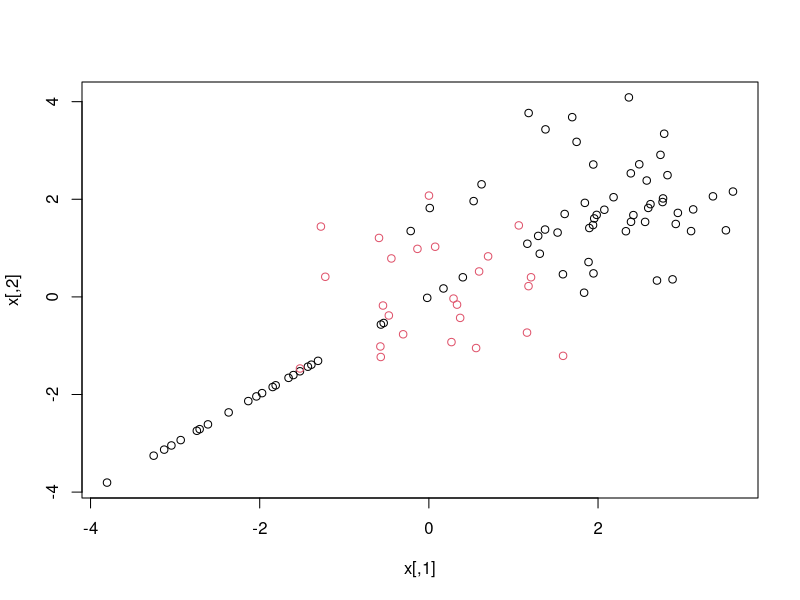
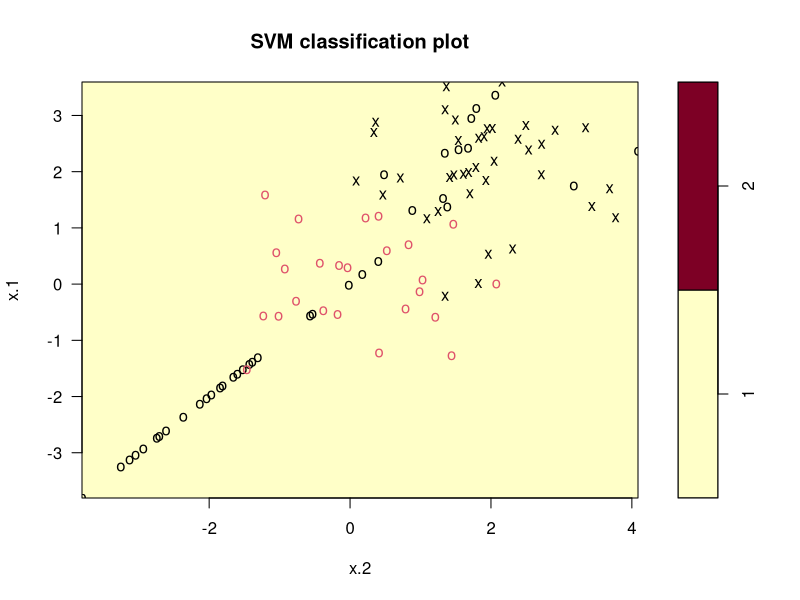
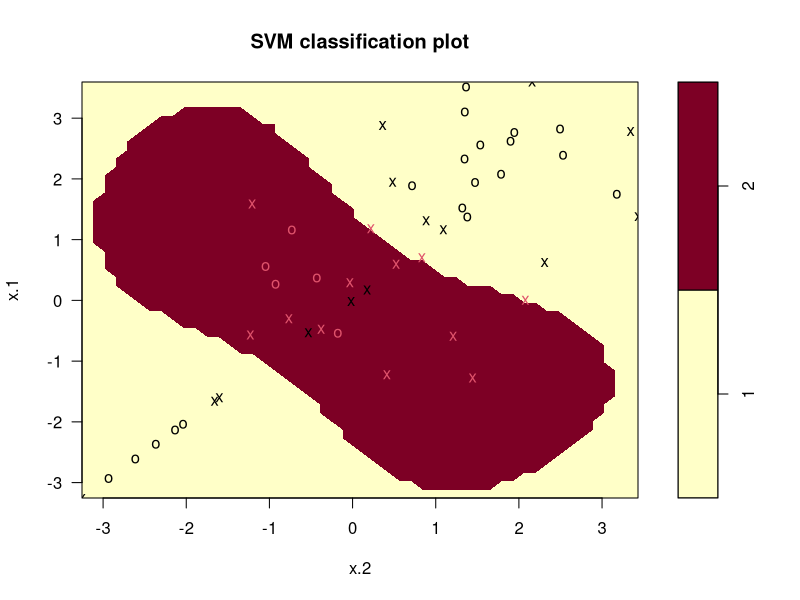

Reproduce these figures in R, in order.
## ---- chunk 1
knitr::opts_chunk$set(echo = TRUE)
## ---- chunk 2
set.seed(1)
x<-matrix(rnorm(100*2), ncol=2)
x[1:50,]<-x[1:50,]+2
x[51:75,]<-x[51:75]-2
y<-c(rep(1,75),rep(2,25))
plot(x, col=y)

dat<-data.frame(x=x,y=as.factor(y)) # encode response as factor
train<-sample(100,50)
## ---- chunk 3
library(e1071)
svmfit<-svm(y~.,data=dat[train,],kernel="linear",cost=10,scale=FALSE)
plot(svmfit,dat)
## ---- chunk 4
set.seed(1)
tune.out<-tune(svm,y~.,data=dat[train,],kernel="linear",ranges=list(cost=c(0.001,0.01,0.1,1,5,10,100)))
bestmod<-tune.out$best.model
## ---- chunk 5
table(true=dat[-train,"y"],pred=predict(bestmod,newx=dat[-train,]))
## ---- chunk 6
svmfit<-svm(y~.,data=dat[train,],kernel="radial",gamma=1,cost=1)
plot(svmfit,dat[train,])
## ---- chunk 7
set.seed(1)
tune.out<-tune(svm,y~.,data=dat[train,],kernel="radial",ranges=list(cost=c(0.1,1,10,100,1000),gamma=c(0.5,1,2,3,4)))
summary(tune.out)
## ---- chunk 8
table(true=dat[-train,"y"],pred=predict(tune.out$best.model,newx=dat[-train,]))
